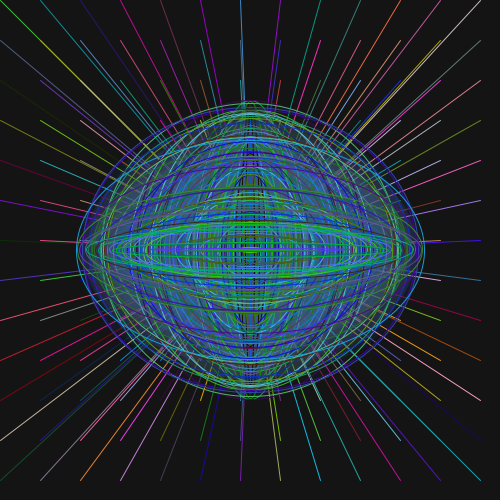
Frame 1 (no input)
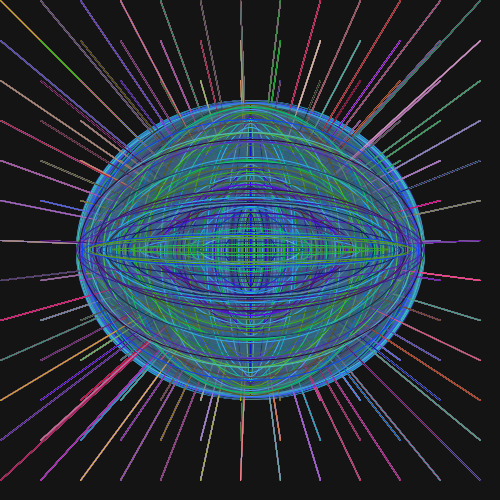
Frame 60 (the mouse pressed at the canvas centre just before this capture)
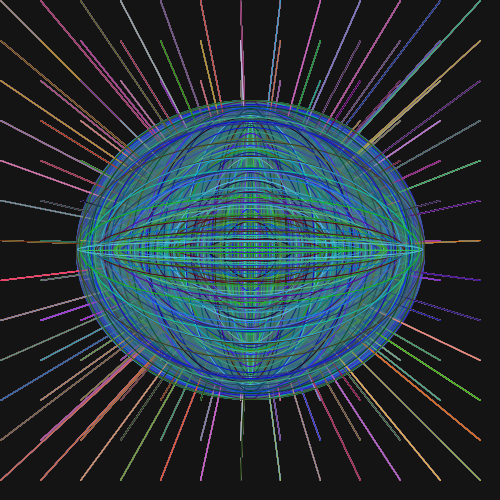
Frame 120 (the mouse held since frame 60 and released just before this capture)

The Processing sketch that drew these frames (run headless with seeded random() and noise(); from frame 60 on, the mouse is pressed at the canvas centre):

// Processing sketch: processing_183089
// ── processing_183089.pde

void setup(){
size(500,500);background(20);
}
//lines
void draw(){
  frameRate(10);
for(int i=0; i<500; i=i+40){
  for(int x=0; x<500;x=x+40){
    float r = random(400);
float l = random(255);
float m = random(200);
float n = random(240);
stroke(l,m,n);
noFill();
line(250,250,i,x); 
}
}

//ellipses
frameRate(20);
for(int i=0; i<350; i=i+3)
{ float r = random(300);
float l = random(100);
float m = random(200);
float n = random(255);
float z = random(40);
noStroke();
fill(l,m,n,z);
ellipse(250,250,i,r); 
}
frameRate(40);
for(int i=0; i<350; i=i+3)
{ float r = random(300);
float l = random(100);
float m = random(200);
float n = random(255);
float z = random(40);
stroke(l,m,n);
noFill();
ellipse(250,250,i,r);
}
}
